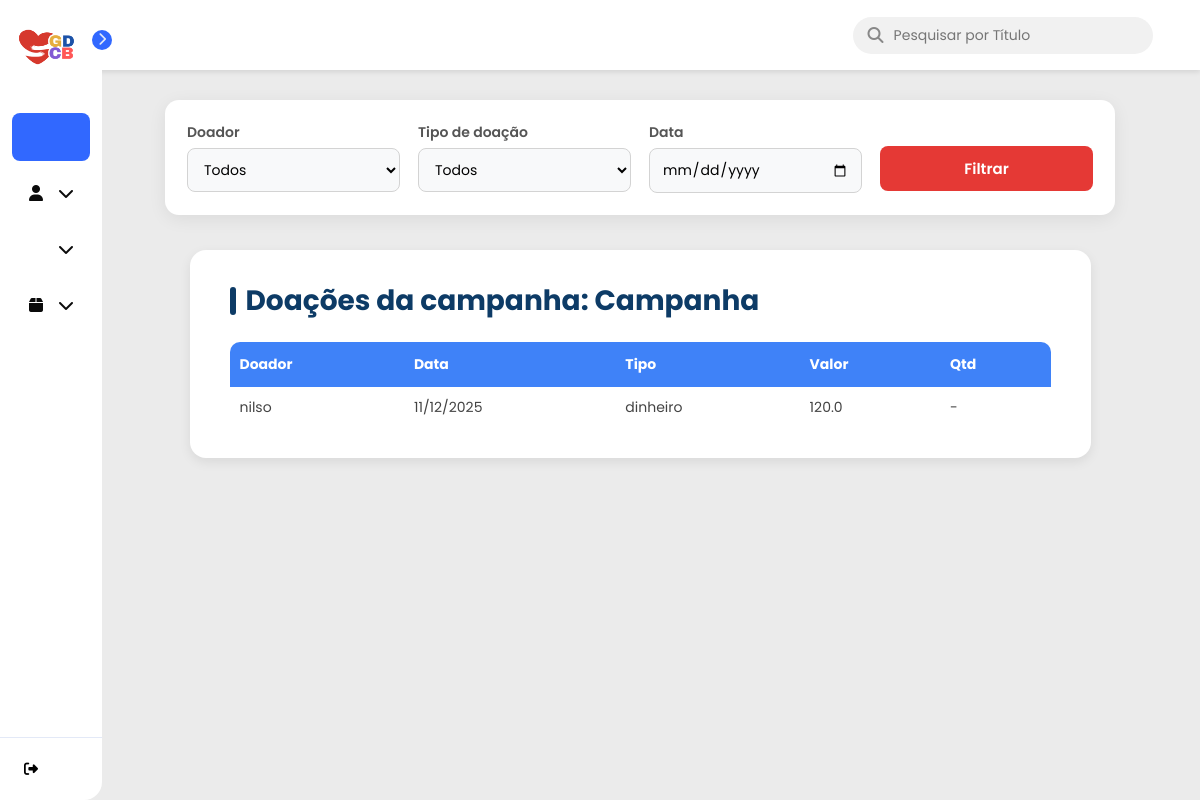
The page /campanhas/1/doacoes (signed in) on the database its author committed.
### models.py (models this page shows)
class Campanha(SQLModel, table=True):
    __tablename__ = "campanhas"
    id: Optional[int] = Field(default=None, primary_key=True)
    titulo: str
    descricao: str
    meta_financeira: float | None = None
    meta_itens: int | None = None
    data_inicio: Optional[date]
    data_fim: Optional[date]
    status: str
    data_criacao: date = Field(default_factory=date.today)
    categoria_id: Optional[int] = Field(default=None, foreign_key="categorias.id")
    admin_id: int = Field(foreign_key="admin.id")
    admin: Optional["Admin"] = Relationship(back_populates="campanhas")
    doacoes: List["Doacao"] = Relationship(back_populates="campanha")
    relatorios: List["Relatorio"] = Relationship(back_populates="campanha")

class Doacao(SQLModel, table=True):
    __tablename__ = "doacoes"
    id: Optional[int] = Field(default=None, primary_key=True)
    id_doador: int = Field(foreign_key="doadores.id")
    id_campanha: int = Field(foreign_key="campanhas.id")
    tipo_doacao: str
    tipo_item: Optional[str]
    quantidade: Optional[int]
    valor: Optional[float]
    data_doacao: date
    status: str = "confirmada"
    doador: Optional[Doador] = Relationship(back_populates="doacoes")
    campanha: Optional[Campanha] = Relationship(back_populates="doacoes")

class Doador(SQLModel, table=True):
    __tablename__ = 'doadores'
    id: Optional[int] = Field(default=None, primary_key=True)
    nome: str
    email: str = Field(unique=True)
    telefone: str
    data_criacao: date = Field(default_factory=date.today)
    admin_id: int = Field(foreign_key="admin.id")  # 🔥 ADICIONAR ISTO
    doacoes: List["Doacao"] = Relationship(back_populates="doador")
    admin: Optional["Admin"] = Relationship(back_populates="doadores")

### controllers/campanhas.py (the view)
@router.get("/{campanha_id}/doacoes", response_class=HTMLResponse)
def visualizar_doacoes_campanha(
    campanha_id: int,
    request: Request,
    doador_id: str | None = None,     # <--- agora é string
    tipo: str | None = None,
    data: str | None = None,
    session: Session = Depends(get_session),
    user: dict = Depends(get_current_user)
):
    campanha = session.get(Campanha, campanha_id)
    if not campanha or campanha.admin_id != user["id"]:
        raise HTTPException(status_code=404, detail="Campanha não encontrada")
    query = (
        select(Doacao, Doador)
        .join(Doador, Doacao.id_doador == Doador.id)
        .where(Doacao.id_campanha == campanha_id)
    )
    if doador_id:
        try:
            doador_id_int = int(doador_id)
            query = query.where(Doacao.id_doador == doador_id_int)
        except ValueError:
            pass
    if tipo:
        query = query.where(Doacao.tipo_doacao == tipo)
    if data:
        try:
            dt = datetime.strptime(data, "%Y-%m-%d").date()
            query = query.where(Doacao.data_doacao == dt)
        except ValueError:
            pass
    rows = session.exec(query).all()
    doacoes = []
    for doacao, doador in rows:
        doacao.doador = doador
        doacoes.append(doacao)
    doadores = session.exec(select(Doador)).all()
    return templates.TemplateResponse(
        "doacoes_campanha.html",
        {
            "request": request,
            "campanha": campanha,
            "doacoes": doacoes,
            "doadores": doadores
        }
    )

### templates/doacoes_campanha.html (shortened to what this page needs)
{% extends "base.html" %}
{% block head %}
<link rel="stylesheet" href="{{ url_for('static', path='doacao_campanha.css') }}">
{% endblock %}
{% block content %}
<div class="page-wrapper">
    <form method="get" class="filtros-card">
        <div class="filtros-grid">
            <div class="filtro-item">
                <label>Doador</label>
                <select name="doador_id">
                    <option value="">Todos</option>
                </select>
            </div>
            <div class="filtro-item">
                <label>Tipo de doação</label>
                <select name="tipo">
                    <option value="">Todos</option>
                </select>
            </div>
            <div class="filtro-item">
                <label>Data</label>
                <input type="date" name="data" value="{{ request.query_params.get('data', '') }}">
            </div>
            <div class="filtro-btn-wrapper">
                <button type="submit" class="btn-filtrar">Filtrar</button>
            </div>
        </div>
    </form>
    <div class="table-wrapper">
        <h2 class="table-title">
            Doações da campanha: {{ campanha.titulo }}
        </h2>
        <table class="table-custom">
            <thead>
                <tr>
                    <th>Doador</th>
                    <th>Data</th>
                    <th>Tipo</th>
                    <th>Valor</th>
                    <th>Qtd</th>
                </tr>
            </thead>
            <tbody>
            {% if doacoes %}
                {% for d in doacoes %}
                    <tr>
                        <td>{{ d.doador.nome }}</td>
                        <td>{{ d.data_doacao.strftime('%d/%m/%Y') }}</td>
                        <td>{{ d.tipo_doacao }}</td>
                        <td>{{ d.valor if d.valor else '-' }}</td>
                        <td>{{ d.quantidade if d.quantidade else '-' }}</td>
                    </tr>
                {% endfor %}
            {% else %}
                <tr>
                    <td colspan="6" class="empty-text">Nenhuma doação encontrada.</td>
                </tr>
            {% endif %}
            </tbody>
        </table>
    </div>
</div>
{% endblock %}

### static/base.css (style rules this page uses)
* { margin: 0; padding: 0; box-sizing: border-box; font-family: 'Poppins', sans-serif; }
body { display: flex; min-height: 100vh; background-color: #ebebeb; }

### static/doacao_campanha.css (style rules this page uses)
.table-wrapper { width: 85%; max-width: 1100px; margin: 20px auto; background: #fff; border-radius: 16px; padding: 30px 40px; box-shadow: 0 4px 12px rgba(0,0,0,0.08); }
.table-title { font-size: 28px; font-weight: 700; color: #0D3B66; margin-bottom: 20px; display: flex; align-items: center; gap: 10px; }
.table-title::before { content: ""; width: 6px; height: 28px; background: #0D3B66; border-radius: 4px; }
.table-custom { width: 100%; border-collapse: collapse; font-size: 14px; overflow: hidden; border-radius: 10px; }
.table-custom thead tr { background-color: #3F82F8; color: white; text-align: left; }
.table-custom thead th { padding: 12px 10px; font-weight: bold; }
.table-custom tbody td { padding: 10px; color: #444; border-bottom: 1px solid #eee; }
.table-custom tbody tr:last-child td { border-bottom: none; }
.filtros-card { background: #ffffff; padding: 22px; border-radius: 14px; box-shadow: 0 4px 18px rgba(0,0,0,0.07); margin-bottom: 35px; width: 100%; max-width: 950px; margin-left: auto; margin-right: auto; }
.filtros-grid { display: grid; grid-template-columns: repeat(4, 1fr); gap: 18px; }
.filtro-item label { font-size: 14px; font-weight: 600; color: #555; margin-bottom: 5px; display: block; }
.filtros-card select, .filtros-card input[type="date"] { width: 100%; padding: 10px 12px; border: 1px solid #d3d3d3; border-radius: 8px; background: #f8f9fa; font-size: 14px; transition: 0.2s ease-in-out; }
.btn-filtrar { margin-top: 24px; width: 100%; background: #e53935; color: white; font-weight: 600; border: none; padding: 11px; border-radius: 8px; cursor: pointer; transition: 0.2s ease-in-out; font-size: 15px; }

### rows shown on the page
Campanha: titulo "Campanha"
Doacao: doador.nome "nilso", data_doacao "11/12/2025", tipo_doacao "dinheiro", valor "120.0", quantidade "-"
